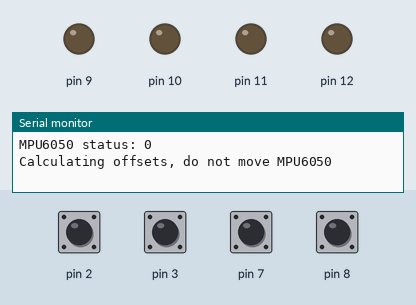
This sketch was run on a simulated Arduino Uno, built with avr-gcc and run on an emulated ATmega328P. Parts: output pins drawn as LEDs (lit = HIGH), the last lines printed to the serial monitor. The inputs (shaded band) are chosen by the test bench; at power-on: pin 2, pin 3, pin 7, pin 8 HIGH.

Above: at 0.1 s.
At 3.2 s:
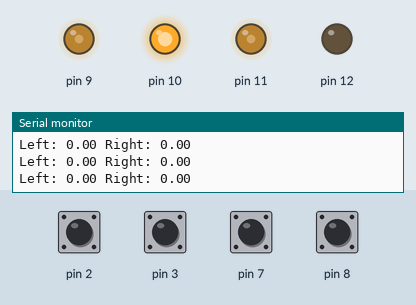
3.3 s: pin 2 pulled LOW for 0.15 s
6.3 s: pin 3 pulled LOW for 0.15 s
At 23.67 s:
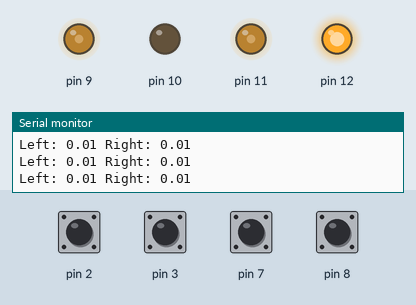
Timing chart, 0 to 24.5 s (numbered marks = the images above; inputs shaded):
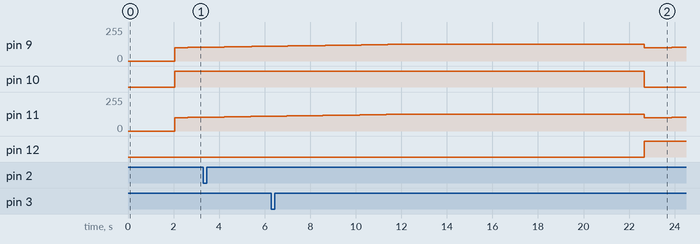

The sketch:

MTRN3100_Thur.ino
```cpp
#include "DualEncoder.hpp"
#include "EncoderOdometry.hpp"
#include "IMUOdometry.hpp"
#include "Wire.h"
#include <MPU6050_light.h>
#include "Motor.hpp"
#include "PIDController.hpp"

#define MOT1PWM 11
#define MOT1DIR 12
mtrn3100::Motor motor(MOT1PWM,MOT1DIR);

#define MOT2PWM 9
#define MOT2DIR 10
mtrn3100::Motor motor2(MOT2PWM,MOT2DIR);

MPU6050 mpu(Wire);

#define EN_1_A 2 //These are the pins for the PCB encoder
#define EN_1_B 7 //These are the pins for the PCB encoder
#define EN_2_A 3 //These are the pins for the PCB encoder
#define EN_2_B 8 //These are the pins for the PCB encoder

mtrn3100::DualEncoder encoder(EN_1_A, EN_1_B,EN_2_A, EN_2_B);
mtrn3100::EncoderOdometry encoder_odometry(15,99); //TASK1 TODO: IDENTIFY THE WHEEL RADIUS AND AXLE LENGTH 90
mtrn3100::IMUOdometry IMU_odometry;
mtrn3100::PIDController controller(8,0.2,0);
mtrn3100::PIDController controller2(8,0.2,0);


void setup() {
    Serial.begin(115200);
    Wire.begin();

    //Set up the IMU
    byte status = mpu.begin();
    Serial.print(F("MPU6050 status: "));
    Serial.println(status);
    while(status!=0){ } // stop everything if could not connect to MPU6050

    Serial.println(F("Calculating offsets, do not move MPU6050"));
    delay(1000);
    mpu.calcOffsets(true,true);
    Serial.println("Done!\n");
    controller.zeroAndSetTarget(encoder.getLeftRotation(), -12.56);
    controller2.zeroAndSetTarget(encoder.getRightRotation(), 12.56);
}


void loop() {

//UNCOMMENT FOR TASK 2:
//THE DELAY IS REQUIRED OTHERWISE THE ENCODER DIFFERENCE IS TOO SMALL
    delay(50);
    encoder_odometry.update(encoder.getLeftRotation(),encoder.getRightRotation());


//UNCOMMET FOR TASK 3:
//NOTE: IMU ODOMETRY IS REALLY BAD, THIS TASK EXISTS TO TEACH YOU WHY IMU ODOMETRY SUCKS, DO NOT SPEND TOO LONG ON IT
    //mpu.update();
    //IMU_odometry.update(mpu.getAccX(),mpu.getAccY());
    float current_rotation_L = encoder.getLeftRotation();
    float pwm_L = controller.compute(current_rotation_L);
    motor.setPWM(-pwm_L);

    float current_rotation_R = encoder.getRightRotation();
    float pwm_R = controller2.compute(current_rotation_R);
    motor2.setPWM(-pwm_R);

    //Serial.print(encoder_odometry.AMF());
    int check = 0;

    if (encoder_odometry.AMF() == 1 && check == 0) {
        controller.zeroAndSetTarget(encoder.getLeftRotation(), 12.56);
        controller2.zeroAndSetTarget(encoder.getRightRotation(), -12.56);
        delay(10000);
        //Serial.println(encoder.getLeftRotation());
        //Serial.println(encoder.getRightRotation());
        check = 1;
    }
        Serial.print("Left: ");
        Serial.print(encoder.getLeftRotation());
        Serial.print(" Right: ");

        Serial.println(encoder.getRightRotation());

}
```

DualEncoder.hpp
```cpp
#pragma once

#include <Arduino.h>

namespace mtrn3100 {


class DualEncoder {
public:
    DualEncoder(uint8_t enc1, uint8_t enc2,uint8_t enc3, uint8_t enc4) : mot1_int(enc1), mot1_dir(enc2), mot2_int(enc3), mot2_dir(enc4) {
        instance = this;  // Store the instance pointer
        pinMode(mot1_int, INPUT_PULLUP);
        pinMode(mot1_dir, INPUT_PULLUP);
        pinMode(mot2_int, INPUT_PULLUP);
        pinMode(mot2_dir, INPUT_PULLUP);

        attachInterrupt(digitalPinToInterrupt(mot1_int), DualEncoder::readLeftEncoderISR, RISING);
        attachInterrupt(digitalPinToInterrupt(mot2_int), DualEncoder::readRightEncoderISR, RISING);
    }


    // Encoder function used to update the encoder
    void readLeftEncoder() {
        noInterrupts();
        direction = digitalRead(mot1_dir) ? 1 : -1;
        l_count += direction;
        interrupts();
    }

    void readRightEncoder() {
        noInterrupts();
        direction = digitalRead(mot2_dir) ? 1 : -1;
        r_count += direction;
        interrupts();
    }

    // Helper function which to convert encouder count to radians
    float getLeftRotation() {
        return (static_cast<float>(l_count) / counts_per_revolution ) * 2* PI;
    }

    float getRightRotation() {
        return (static_cast<float>(r_count) / counts_per_revolution ) * 2* PI;
    }

private:
    static void readLeftEncoderISR() {
        if (instance != nullptr) {
            instance->readLeftEncoder();
        }
    }

   static void readRightEncoderISR() {
        if (instance != nullptr) {
            instance->readRightEncoder();
        }
    }

public:
    const uint8_t mot1_int,mot1_dir,mot2_int,mot2_dir;
    volatile int8_t direction;
    float position = 0;
    uint16_t counts_per_revolution = 700;
    volatile long l_count = 0;
    volatile long r_count = 0;
    uint32_t prev_time;
    bool read = false;

private:
    static DualEncoder* instance;
};

DualEncoder* DualEncoder::instance = nullptr;

}  // namespace mtrn3100
```

EncoderOdometry.hpp
```cpp
#pragma once

#include <Arduino.h>

namespace mtrn3100 {
class EncoderOdometry {
public:
    EncoderOdometry(float radius, float wheelBase) : x(0), y(0), h(0), R(radius), B(wheelBase), lastLPos(0), lastRPos(0), delta_left_radians(0), delta_right_radians(0), index(0), setup(0) {
        for (int i = 0; i < 50; i++) {
            arrayL[i] = 0;
            arrayR[i] = 0;
        }
    }

    //TODO: COMPLETE THIS FUNCTION
    void update(float leftValue,float rightValue) {
        leftValue = leftValue;
        //TODO: Calculate the change in radians since the last update.
        delta_left_radians = leftValue - lastLPos; // MAKE SURE THE ENCODERS COUNT UP CORRECTLY IE. THEYARE NOT THE WRONG DIRECTION
        delta_right_radians = rightValue - lastRPos; // MAKE SURE THE ENCODERS COUNT UP CORRECTLY IE. THEY ARE NOT THE WRONG DIRECTION

        float delta_s = R / 2 * delta_left_radians + R / 2 * delta_right_radians;
        float delta_h = -(R / B * delta_left_radians) + R / B * delta_right_radians;

        //TODO: Calculate the foward kinematics
        x += delta_s * cos(h);
        y += delta_s * sin(h);
        h += delta_h;
        lastLPos = leftValue;
        lastRPos = rightValue;
        //Serial.print("Left: ");
        //Serial.print(leftValue);
        //Serial.print(" Right: ");

        //Serial.println(rightValue);
    }

    float getX() const { return x; }
    float getY() const { return y; }
    float getH() const { return h; }

    float AMF() {
        arrayL[index] = delta_left_radians;
        arrayR[index] = delta_right_radians;

        float avgL = 0;
        float avgR = 0;

        for (int j = 0; j < 50; j++) {
            avgL += arrayL[j];
            avgR += arrayR[j];
        }

        avgL = avgL / 10;
        avgR = avgR / 10;

        index++;
        if (index == 10) {
            index = 0;
        }

        setup++;

        if (avgL == 0 && avgR == 0 && setup > 200) {
            setup = 0;
            return 1;
        }
        return 0;
    }

private:
    float x, y, h;
    const float R, B;
    float lastLPos, lastRPos;
    float delta_left_radians, delta_right_radians;
    float arrayL[50];
    float arrayR[50];
    int index;
    int setup;
};

}
```

IMUOdometry.hpp
```cpp
#ifndef IMU_ODOMETRY_HPP
#define IMU_ODOMETRY_HPP

#include <Arduino.h>

namespace mtrn3100 {
    class IMUOdometry {
    public:
        IMUOdometry() : x(0), y(0), vx(0), vy(0), lastUpdateTime(millis()) {}

        void update(float accel_x, float accel_y) {
            unsigned long currentTime = millis();
            float dt = (currentTime - lastUpdateTime);  // Convert to seconds
            lastUpdateTime = currentTime;

            // Integrate acceleration to get velocity
            vx += accel_x * dt/1000;
            vy += accel_y * dt/1000;

            // TODO: Integrate velocity to get position
            x += vx * dt/1000;
            y += vy * dt/1000;
        }

        float getX() const { return x; }
        float getY() const { return y; }

    private:
        float x, y;
        float vx, vy;
        unsigned long lastUpdateTime;
    };
}

#endif // IMU_ODOMETRY_HPP
```

Motor.hpp
```cpp
#pragma once

#include <Arduino.h>

#include "math.h"

namespace mtrn3100 {


// The motor class is a simple interface designed to assist in motor control
// You may choose to impliment additional functionality in the future such as dual motor or speed control
class Motor {
public:
    Motor( uint8_t pwm_pin, uint8_t in2) :  pwm_pin(pwm_pin), dir_pin(in2) {
        // TODO: Set both pins as output
          pinMode(pwm_pin, OUTPUT);
          pinMode(dir_pin, OUTPUT);
    }


    // This function outputs the desired motor direction and the PWM signal.
    // NOTE: a pwm signal > 255 could cause troubles as such ensure that pwm is clamped between 0 - 255.

    void setPWM(int16_t pwm) {

      // TODO: Output digital direction pin based on if input signal is positive or negative.
      // TODO: Output PWM signal between 0 - 255.
        if (pwm > 255) {
            pwm = 255;
        }
        if (pwm < -255) {
            pwm = -255;
        }
        if (pwm < 0) {
            digitalWrite(dir_pin, HIGH);
        }
        else {
            digitalWrite(dir_pin, LOW);
        }
        analogWrite(pwm_pin, abs(pwm));
    }

private:
    const uint8_t pwm_pin;
    const uint8_t dir_pin;
};

}  // namespace mtrn3100
```

PIDController.hpp
```cpp
#pragma once

#include <math.h>

namespace mtrn3100 {

class PIDController {
public:
    PIDController(float kp, float ki, float kd) : kp(kp), ki(ki), kd(kd) {}

    // Compute the output signal required from the current/actual value.
    float compute(float input) {

        curr_time = micros();
        dt = static_cast<float>(curr_time - prev_time) / 1e6;
        prev_time = curr_time;

        error = setpoint - (input - zero_ref);

        integral = integral + error * dt;
        derivative = (error - prev_error) * dt;

        output = kp * error + ki * integral + kd * derivative;

        prev_error = error;

        return output;
    }

    // The error is the difference between the desired position and current position.
    void tune(float p, float i, float d) {
        kp = p;
        ki = i;
        kd = d;
    }

    // Function used to return the last calculated error.
    float getError() {
      return error;
    }

    // This must be called before trying to achieve a setpoint.
    // The first argument becomes the new zero reference point.
    // Target is the setpoint value.
    void zeroAndSetTarget(float zero, float target) {
        prev_time = micros();
        zero_ref = zero;
        setpoint = target;
    }

public:
    uint32_t prev_time, curr_time = micros();
    float dt;

private:
    float kp, ki, kd;
    float error, derivative, integral, output;
    float prev_error = 0;
    float setpoint = 0;
    float zero_ref = 0;


};

}  // namespace mtrn3100
```
